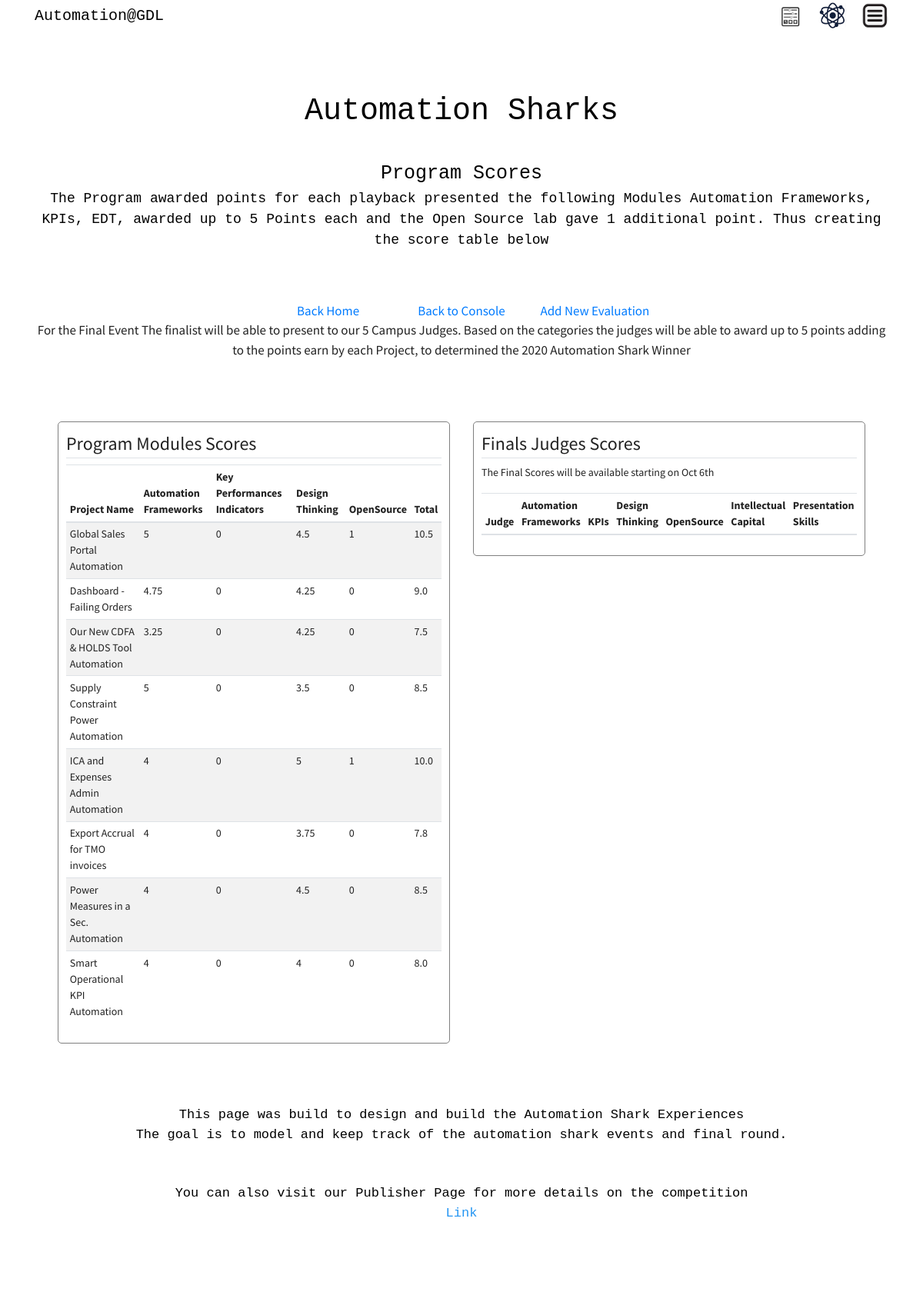
Screenshot of /scores (signed in) with the database file from the repository.
### auto_shark/models.py (models this page shows, shortened)
class Module(db.Model):
    __table_args__ = {'extend_existing': True}
    id = db.Column(db.Integer, primary_key=True)
    automation_frameworks_score = db.Column(db.Integer, default=0)
    automation_frameworks_comments = db.Column(db.String(250))
    kpis_score = db.Column(db.Integer, default=0)
    kpis_comments = db.Column(db.String(250))
    edt_score = db.Column(db.Integer, default=0)
    edt_comments = db.Column(db.String(250))
    opensource_score = db.Column(db.Integer, default=0)
    opensource_comments = db.Column(db.String(250))
    intelectual_capital_comments = db.Column(db.String(250))
    presentation_skills_comments = db.Column(db.String(250))
    status = db.Column(db.String, default='pending')
    userid = db.Column(db.Integer, db.ForeignKey('user.id'))
    users = db.relationship(User)
    projectid = db.Column(db.Integer, db.ForeignKey('project.id'))
    projects = db.relationship(Project)

class Project(db.Model, UserMixin):
    __table_args__ = {'extend_existing': True}
    id = db.Column(db.Integer, primary_key=True)
    project_name = db.Column(db.String(50), unique=True, nullable=False)
    description = db.Column(db.String(250), nullable=False)
    fte_saving = db.Column(db.Integer)
    business_impact = db.Column(db.String(250), nullable=False)
    status = db.Column(db.String, default='candidate')
    members = db.Column(db.String(500))
    image_file = db.Column(db.String(20), nullable=False, default='default.jpg')
    module = db.relationship('Module', backref='result', lazy=True)
    userid = db.Column(db.Integer, db.ForeignKey('user.id'))
    users = db.relationship(User)
    final_id = db.Column(db.Integer, db.ForeignKey('final.final_evaluation_id'), nullable=True)
    final = relationship("Final", back_populates='project_calification')
    program_id = db.Column(db.Integer, db.ForeignKey('program.id'), nullable=True)
    def __repr__(self):
        return f"{self.project_name}"

### auto_shark/views/main/routes_main.py (the view)
@main.route("/scores", methods=['GET', 'POST'])
@login_required
def scores():
    modules = Module.query.all()
    finals = Final.query.all()
    return render_template('main/scores.html', modules=modules, finals=finals)

### auto_shark/models.py (called while the page is built)
@login_manager.user_loader
def load_user(user_id):
    return User.query.get(int(user_id))

### auto_shark/templates/main/scores.html (shortened to what this page needs)
{% extends 'main/layout.html' %}
{% block additional_css %}
<link rel="stylesheet" type="text/css" href="{{ url_for('static', filename='uxdesigns.css') }}"/>
{% endblock %}
{% block main_content %}
    <div class="container">
    {% if current_user.is_authenticated %}
    <div class="hero">
        <h1>Automation Sharks</h1>
    <small>
       Program Scores
    </small>
    <p>The Program awarded points for each playback presented
        the following Modules
        Automation Frameworks, KPIs, EDT, awarded up to 5 Points each
        and the Open Source lab gave 1 additional point. Thus creating the score table below
     </p>
    </div>
    <div class="stats">
        <div class="stat"><a href="{{ url_for('main.home') }}"> Back Home</a></div>
   {% if current_user.role == "admin" %}
        <div class="stat"><a href="{{ url_for('admins.index') }}"> Back to Console</a></div>
        <div class="stat"><a href="{{ url_for('modules.new_evaluation') }}"> Add New Evaluation</a></div>
    {% endif %}
    <p>For the Final Event The finalist will be able to present to our 5 Campus Judges. Based on the categories
        the judges will be able to award up to 5 points adding to the points earn by each Project, to determined
        the 2020 Automation Shark Winner
    </p>
    </div>
        <div class="row">
            <div class="col-md-6">
                <div class="content-section-admin-user">
                <legend class="border-bottom mb-2">Program Modules Scores</legend>
                    <div class="table-responsive">
                        <table class="table table-sm  table-striped" id="Cart">
                            <thead>
                            <tr>
                                <th class="header" scope="col">Project Name</th>
                                <th class="header" scope="col">Automation Frameworks</th>
                                <th class="header" scope="col">Key Performances Indicators</th>
                                <th class="header" scope="col">Design Thinking </th>
                                <th class="header" scope="col">OpenSource</th>
                                <th class="header" scope="col">Total</th>
                            </tr>
                            </thead>
                            <tbody>
                            {% for m in modules %}
                                <td class="header" scope="col"> {{ m.result }}</td>
                                <td class="header" scope="col"> {{ m.automation_frameworks_score }}
                                </td>
                                <td class="header" scope="col"> {{ m.kpis_score }}
                                </td>
                                <td class="header" scope="col"> {{ m.edt_score }}
                                </td>
                                <td class="header" scope="col"> {{ m.opensource_score }}
                                </td>
                                <td class="header" scope="col">
                                {{ "{0:.1f}".format(((m.automation_frameworks_score)+(m.kpis_score)+
                                        (m.edt_score)+(m.opensource_score))) }}
                                </td>
                            {% endfor %}
                            </tbody>
                        </table>
                    </div>
                </div>
            </div>
            <div class="col-md-6">
                <div class="content-section-admin-user">
                <legend class="border-bottom mb-2">Finals Judges Scores</legend>
                <p class="header"> The Final Scores will be available starting on Oct 6th</p>
                 <div class="table-responsive">
                        <table class="table table-sm table-condensed table-striped" id="Cart">
                            <thead>
                            <tr>
                                <th class="header" scope="col">Judge</th>
                                <th class="header" scope="col">Automation Frameworks</th>
                                <th class="header" scope="col">KPIs</th>
                                <th class="header" scope="col">Design Thinking </th>
                                <th class="header" scope="col">OpenSource</th>
                                <th class="header" scope="col">Intellectual Capital</th>
                                <th class="header" scope="col">Presentation Skills</th>
                            </tr>
                            </thead>
                        </table>
                    </div>
                </div>
            </div>
        </div>
    {% endif %}
{% endblock main_content %}

### auto_shark/templates/main/layout.html (shortened to what this page needs)
<!DOCTYPE html>
<html lang="en">
<head>
    <link rel="stylesheet"
          href="https://stackpath.bootstrapcdn.com/bootstrap/4.1.3/css/bootstrap.min.css"
>
    <link rel="stylesheet" type="text/css" href="{{ url_for('static', filename='layout3.css') }}"/>
    {% block additional_css %}{% endblock %}
</head>
<nav class="navbar navbar-expand-md fixed-top">
      <div class="container home-main">
        <a class="navbar-brand mr-4" href="{{ url_for('main.home') }}">Automation@GDL</a>
      <div class="collapse navbar-collapse" id="navbarToggle">
          <div class="navbar-titles">
            {% if current_user.is_authenticated %}
                {% if current_user.role == "admin" %}
                    <div class="dropdown">
                      <a class="nav-item"  id="dropdownUserButton" data-toggle="dropdown" aria-haspopup="true" aria-expanded="false">
                       <img class="social-img" src="{{ url_for('static', filename='assets/control.png')}}">
                      </a>
                    </div>
                    <div class="dropdown">
                      <a class="nav-item"  id="dropdownUserButton" data-toggle="dropdown" aria-haspopup="true" aria-expanded="false">
                       <img class="social-img" src="{{ url_for('static', filename='assets/atom.png')}}">
                      </a>
                    </div>
                    <div class="dropdown">
                        <a class="nav-item"  id="dropdownUserButton" data-toggle="dropdown" aria-haspopup="true" aria-expanded="false">
                         <img class="social-img" src="{{ url_for('static', filename='assets/menu.png')}}">
                        </a>
                    </div>
                {% endif %}
            {% endif %}
        </div>
    </div>
</nav>
<div class="message">
<div class="col-md-12">
</div>
</div>
<div class="main_content">
    {% block main_content %}{% endblock %}
</div>
<footer>
    <div class="copyright">
        This page was build to design and build the Automation Shark Experiences<br>
        The goal is to model and keep track of the automation shark events and final round.<br>
        <br>
        <br>You can also visit our Publisher Page for more details on the competition
        <p>
            <a href="https://w3.ibm.com/w3publisher/gdl-automation-sharks">
                Link</a>
        </p>
    </div>
</footer>

### auto_shark/static/layout3.css (style rules this page uses)
.navbar-brand { font-family: Consolas, "andale mono", "lucida console", monospace; color: black; }
.nav-item { display: inline-block; color: #222222; }
.navbar-titles { display: inline-block; font-family: Consolas, "andale mono", "lucida console", monospace; color: #222222; }
.navbar-titles { margin-left: auto; }
nav { height: 41px; background-color: white; }
.navbar-titles a { display: inline-block; font-size: 17px; color: black; font-family: Consolas, "andale mono", "lucida console", monospace; }
.nav-item img { width: 35px; height: 35px; margin-left: 10px; border-radius: 5px; }
footer { margin-left: 0px; padding: 50px; text-align: center; color: black; background: white; font-family: Consolas, "andale mono", "lucida console", monospace; }
footer a { color: #2495f2; }
.message { margin-top: 40px; }
.social-img { width: 50px; height: 50px; margin-left: 10px; }
.dropdown { display: inline-block; }

### auto_shark/static/uxdesigns.css (style rules this page uses)
.main_content { background: white; margin: 0px; padding: 0px 0px 50px; }
.hero { background-color: white; color: black; font-size: 18px; font-family: Consolas, "andale mono", "lucida console", monospace; padding: 50px 0px; text-align: center; }
.hero h1 { padding: 30px; }
.hero small { font-size: 25px; }
.row { margin-top: 50px; padding: 30px; }
.content-section-admin-user { margin-top: 0px; margin-left: 0px; margin-right: auto; max-width: 900px; background-color: white; border: 1px solid gray; border-radius: 5px; padding: 10px; }
.stats { padding: 0px; text-align: center; }
.stats .stat { display: inline-block; min-width: 170px; }
.header { font-size: 14px; }

### rows the page displays
Module: result "Global Sales Portal Automation", automation_frameworks_score "5", kpis_score "0", edt_score "4.5", opensource_score "1", automation_frameworks_score+kpis_score+edt_score "10.5"
Module: result "Dashboard - Failing Orders", automation_frameworks_score "4.75", kpis_score "0", edt_score "4.25", opensource_score "0", automation_frameworks_score+kpis_score+edt_score "9.0"
Module: result "Our New CDFA & HOLDS Tool Automation", automation_frameworks_score "3.25", kpis_score "0", edt_score "4.25", opensource_score "0", automation_frameworks_score+kpis_score+edt_score "7.5"
Module: result "Supply Constraint Power Automation", automation_frameworks_score "5", kpis_score "0", edt_score "3.5", opensource_score "0", automation_frameworks_score+kpis_score+edt_score "8.5"
Module: result "ICA and Expenses Admin Automation", automation_frameworks_score "4", kpis_score "0", edt_score "5", opensource_score "1", automation_frameworks_score+kpis_score+edt_score "10.0"
Module: result "Export Accrual for TMO invoices", automation_frameworks_score "4", kpis_score "0", edt_score "3.75", opensource_score "0", automation_frameworks_score+kpis_score+edt_score "7.8"
Module: result "Power Measures in a Sec. Automation", automation_frameworks_score "4", kpis_score "0", edt_score "4.5", opensource_score "0", automation_frameworks_score+kpis_score+edt_score "8.5"
Module: result "Smart Operational KPI Automation", automation_frameworks_score "4", kpis_score "0", edt_score "4", opensource_score "0", automation_frameworks_score+kpis_score+edt_score "8.0"
